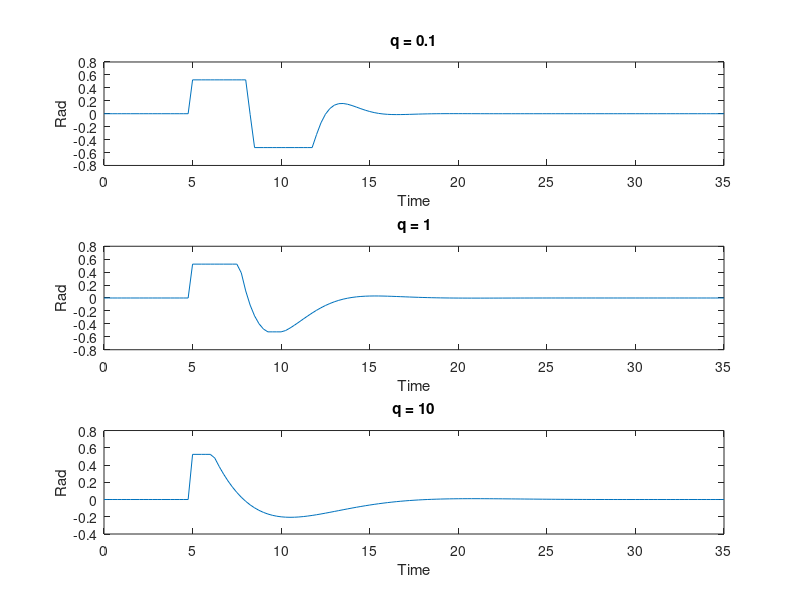

This figure's MATLAB source:
close
clear
clc

data = load('u0.1.mat')
time = data.t(:);
u0_1 = data.u(:);

data2 = load('u1.mat')
u1 = data2.u;

data3 = load('u10.mat')
u10 = data3.u;

subplot(3,1,1)
plot(time, u0_1)
title('q = 0.1')
xlabel('Time')
ylabel('Rad')
subplot(3,1,2)
plot(time, u1)
title('q = 1')
xlabel('Time')
ylabel('Rad')
subplot(3,1,3)
plot(time, u10)
title('q = 10')
xlabel('Time')
ylabel('Rad')
